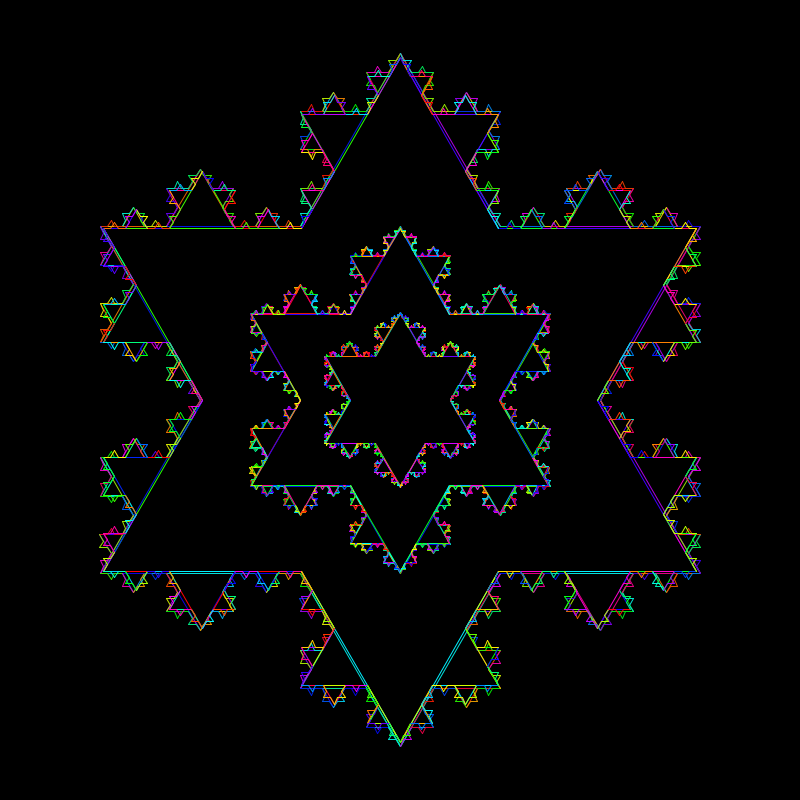
Frame 1 (no input)
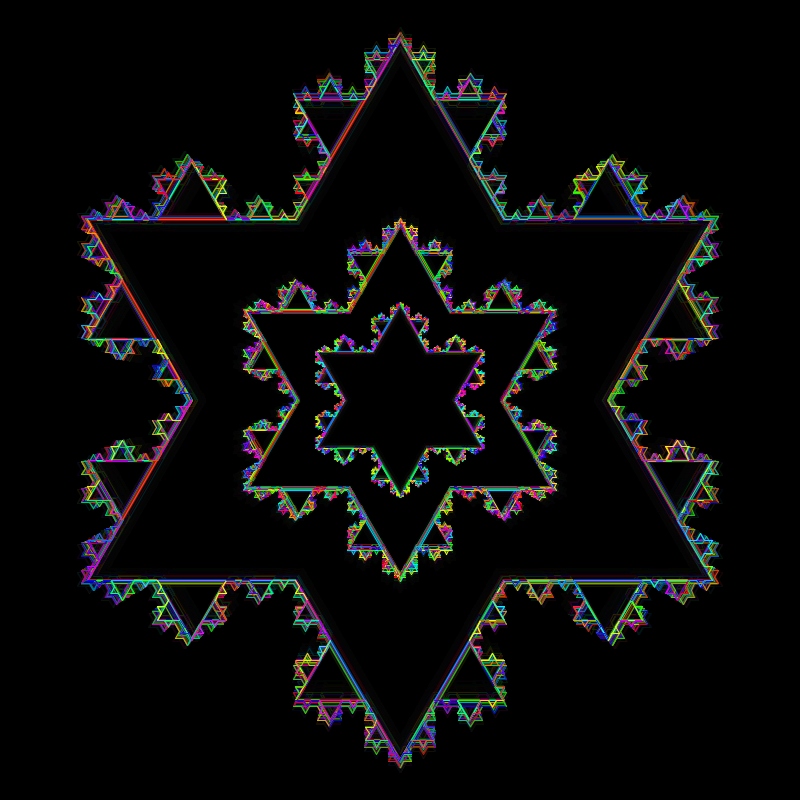
Frame 60 (the mouse pressed at the canvas centre just before this capture)
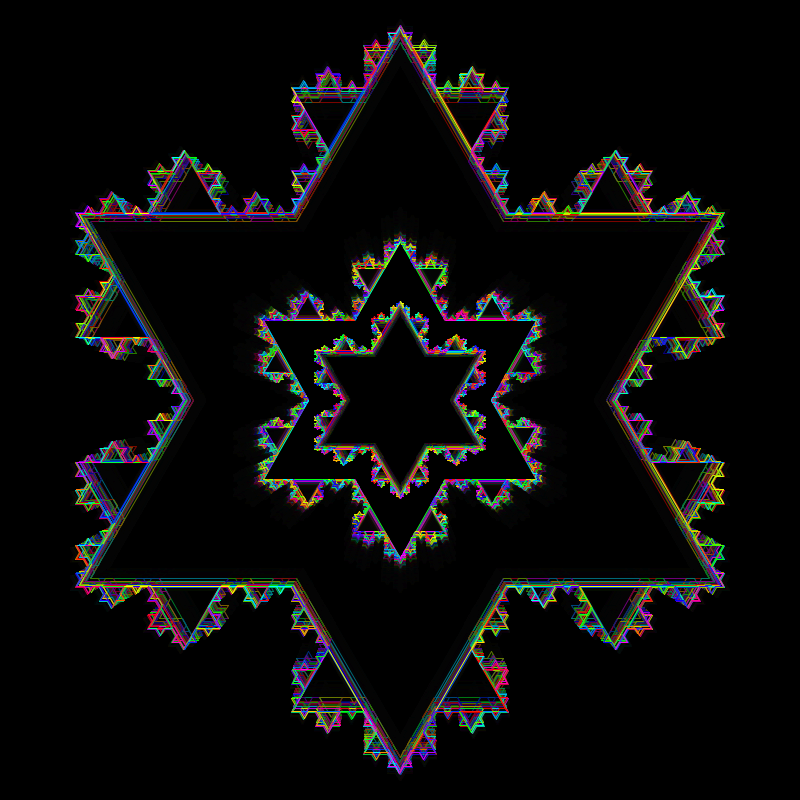
Frame 120 (the mouse held since frame 60 and released just before this capture)

The Processing sketch that drew these frames (run headless with seeded random() and noise(); from frame 60 on, the mouse is pressed at the canvas centre):

// Processing sketch: snowflake_fractal_recursion
// ── snowflake_fractal_recursion.pde
float[] triangleCenter = new float[2];
float[] triangleSizes = {600.0, 300.0, 150.0};


void setup() {
  size(800, 800);
  background(0);

  triangleCenter[0] = width/2.0;
  triangleCenter[1] = height/2.0;
  drawTriangleFractal(generateTriangleVertices(triangleSizes[0], triangleCenter), 4);
  drawTriangleFractal(generateTriangleVertices(triangleSizes[1], triangleCenter), 4);
  drawTriangleFractal(generateTriangleVertices(triangleSizes[2], triangleCenter), 4);
}

void draw() {
  
  for (int i=0; i<triangleSizes.length; i++) {
   triangleSizes[i] += triangleSizes[i]*random(-.02, .02);
  }
  noStroke();
  fill(0, 30);
  rect(0, 0, width, height);
  
  drawTriangleFractal(generateTriangleVertices(triangleSizes[0], triangleCenter), 4);
  drawTriangleFractal(generateTriangleVertices(triangleSizes[1], triangleCenter), 4);
  drawTriangleFractal(generateTriangleVertices(triangleSizes[2], triangleCenter), 4);
}







void pushOutTriangle(float x0, float y0, float x1, float y1, int iterations) {
  strokeWeight(1);
  smooth();
  colorMode(HSB, 360, 100, 100);
  stroke(random(360), 100, 100);
  /* this works as long as the segments of triangle are drawn
   counterclockwise, the is to the right of the line as you walk
   along it from its starting point to its endpoint */

  float len = dist(x0, y0, x1, y1);
  float[] base0 = {
    lerp(x0, x1, 1/3.0), lerp(y0, y1, 1/3.0)
    };
  float[] base1 = {
    lerp(x0, x1, 2/3.0), lerp(y0, y1, 2/3.0)
    };
  float[] midPoint = {
    lerp(x0, x1, .5), lerp(y0, y1, .5)
    };
    float angle = atan2(y1 - y0, x1 - x0);
  angle += PI/2;
  float triHeight = (len / 3.0) * (sqrt(3) / 2);
  float[] p = {
    midPoint[0] + triHeight*cos(angle), 
    midPoint[1] + triHeight*sin(angle)
    };
    line(x0, y0, base0[0], base0[1]);
  line(base0[0], base0[1], p[0], p[1]);
  line(p[0], p[1], base1[0], base1[1]);
  line(base1[0], base1[1], x1, y1);



  iterations--;
  if (iterations > 0) {
    pushOutTriangle(x0, y0, base0[0], base0[1], iterations);
    pushOutTriangle(base0[0], base0[1], p[0], p[1], iterations);
    pushOutTriangle(p[0], p[1], base1[0], base1[1], iterations);
    pushOutTriangle(base1[0], base1[1], x1, y1, iterations);
  }
}





float[] generateTriangleVertices(float sideLength, float[] triangleCenter) {
  float[] v = new float[6];
  float altitude = sideLength * sqrt(3) / 2.0;
  v[0] = triangleCenter[0];
  v[1] = triangleCenter[1] - (2 / 3.0) * altitude;
  v[2] = triangleCenter[0] - sideLength / 2.0;
  v[3] = triangleCenter[1] + (1 / 3.0) * altitude;
  v[4] = triangleCenter[0] + sideLength / 2.0;
  v[5] = triangleCenter[1] + (1 / 3.0) * altitude;
  return v;
}




void drawTriangleFractal(float[] vertices, int iterations) {
  float[] v = vertices;
  pushOutTriangle(v[0], v[1], v[2], v[3], iterations);
  pushOutTriangle(v[2], v[3], v[4], v[5], iterations);
  pushOutTriangle(v[4], v[5], v[0], v[1], iterations);
}
